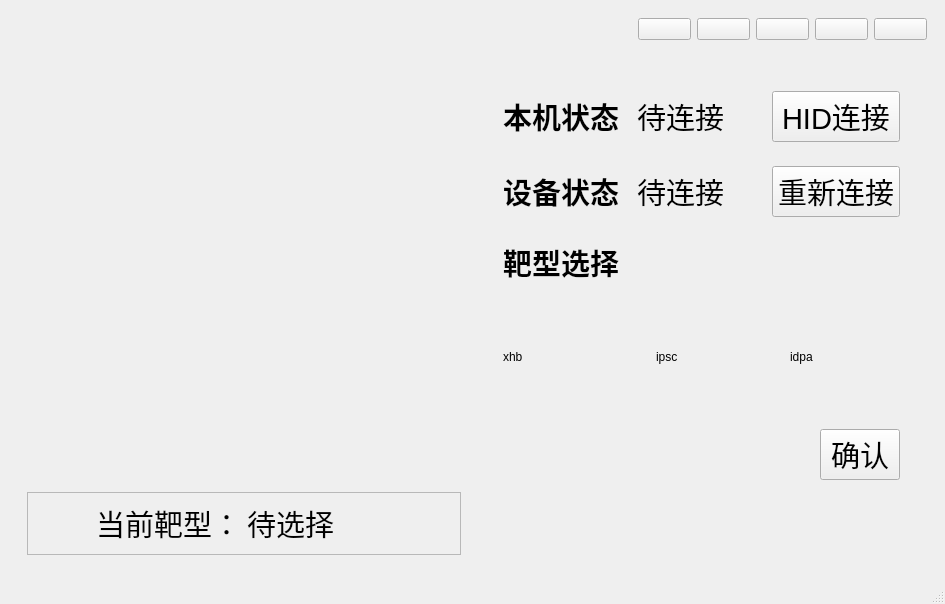
<?xml version="1.0" encoding="UTF-8"?>
<ui version="4.0">
 <class>VideoTargetReporting</class>
 <widget class="QMainWindow" name="VideoTargetReporting">
  <property name="geometry">
   <rect>
    <x>0</x>
    <y>0</y>
    <width>945</width>
    <height>604</height>
   </rect>
  </property>
  <property name="windowTitle">
   <string>VideoTargetReporting</string>
  </property>
  <widget class="QWidget" name="centralwidget">
   <layout class="QVBoxLayout" name="verticalLayout" stretch="5,95">
    <item>
     <widget class="QWidget" name="widgetTools" native="true">
      <layout class="QHBoxLayout" name="horizontalLayout_2" stretch="70,6,6,6,6,6">
       <item>
        <spacer name="horizontalSpacer">
         <property name="orientation">
          <enum>Qt::Orientation::Horizontal</enum>
         </property>
         <property name="sizeHint" stdset="0">
          <size>
           <width>40</width>
           <height>20</height>
          </size>
         </property>
        </spacer>
       </item>
       <item>
        <widget class="QPushButton" name="pushButton_back">
         <property name="text">
          <string/>
         </property>
         <property name="icon">
          <iconset theme="QIcon::ThemeIcon::EditUndo"/>
         </property>
        </widget>
       </item>
       <item>
        <widget class="QPushButton" name="pushButton_history">
         <property name="text">
          <string/>
         </property>
         <property name="icon">
          <iconset theme="QIcon::ThemeIcon::DocumentOpenRecent"/>
         </property>
        </widget>
       </item>
       <item>
        <widget class="QPushButton" name="pushButton_settings">
         <property name="text">
          <string/>
         </property>
        </widget>
       </item>
       <item>
        <widget class="QPushButton" name="pushButton_minimize">
         <property name="text">
          <string/>
         </property>
         <property name="icon">
          <iconset theme="QIcon::ThemeIcon::ListRemove"/>
         </property>
        </widget>
       </item>
       <item>
        <widget class="QPushButton" name="pushButton_exit">
         <property name="text">
          <string/>
         </property>
         <property name="icon">
          <iconset theme="QIcon::ThemeIcon::ApplicationExit"/>
         </property>
        </widget>
       </item>
      </layout>
     </widget>
    </item>
    <item>
     <widget class="QWidget" name="widgetMain" native="true">
      <property name="cursor">
       <cursorShape>ArrowCursor</cursorShape>
      </property>
      <layout class="QHBoxLayout" name="horizontalLayout" stretch="1,1">
       <property name="sizeConstraint">
        <enum>QLayout::SizeConstraint::SetDefaultConstraint</enum>
       </property>
       <item>
        <widget class="QWidget" name="leftPanel" native="true">
         <layout class="QVBoxLayout" name="verticalLayout_2" stretch="9,1">
          <item>
           <widget class="QStackedWidget" name="stackedWidget_target">
            <property name="currentIndex">
             <number>0</number>
            </property>
            <widget class="QWidget" name="pageChestRingTarget">
             <layout class="QVBoxLayout" name="verticalLayout_9">
              <item>
               <widget class="QWidget" name="targetContainer" native="true">
                <property name="sizePolicy">
                 <sizepolicy hsizetype="Expanding" vsizetype="Expanding">
                  <horstretch>0</horstretch>
                  <verstretch>0</verstretch>
                 </sizepolicy>
                </property>
                <widget class="QLabel" name="label_xhb">
                 <property name="geometry">
                  <rect>
                   <x>20</x>
                   <y>30</y>
                   <width>381</width>
                   <height>351</height>
                  </rect>
                 </property>
                 <property name="text">
                  <string/>
                 </property>
                 <property name="pixmap">
                  <pixmap resource="resources.qrc">:/new/prefix1/images/chest_ring_target.jpg</pixmap>
                 </property>
                 <property name="scaledContents">
                  <bool>true</bool>
                 </property>
                </widget>
                <widget class="HoleOverlay" name="widget_xhbHole" native="true">
                 <property name="geometry">
                  <rect>
                   <x>20</x>
                   <y>30</y>
                   <width>381</width>
                   <height>351</height>
                  </rect>
                 </property>
                </widget>
               </widget>
              </item>
             </layout>
            </widget>
            <widget class="QWidget" name="pageIDPA">
             <widget class="QLabel" name="label_idpa">
              <property name="geometry">
               <rect>
                <x>90</x>
                <y>0</y>
                <width>251</width>
                <height>411</height>
               </rect>
              </property>
              <property name="text">
               <string/>
              </property>
              <property name="pixmap">
               <pixmap resource="resources.qrc">:/new/prefix1/images/IDPA.png</pixmap>
              </property>
              <property name="scaledContents">
               <bool>true</bool>
              </property>
             </widget>
             <widget class="HoleOverlay" name="widget_idpaHole" native="true">
              <property name="geometry">
               <rect>
                <x>90</x>
                <y>0</y>
                <width>251</width>
                <height>411</height>
               </rect>
              </property>
             </widget>
            </widget>
            <widget class="QWidget" name="pageIPSC">
             <widget class="QLabel" name="label_ipsc">
              <property name="geometry">
               <rect>
                <x>50</x>
                <y>0</y>
                <width>321</width>
                <height>411</height>
               </rect>
              </property>
              <property name="text">
               <string/>
              </property>
              <property name="pixmap">
               <pixmap resource="resources.qrc">:/new/prefix1/images/IPSC.png</pixmap>
              </property>
              <property name="scaledContents">
               <bool>true</bool>
              </property>
             </widget>
             <widget class="HoleOverlay" name="widget_ipscHole" native="true">
              <property name="geometry">
               <rect>
                <x>50</x>
                <y>0</y>
                <width>321</width>
                <height>411</height>
               </rect>
              </property>
             </widget>
            </widget>
           </widget>
          </item>
          <item>
           <widget class="QFrame" name="frame_connectionState">
            <property name="frameShape">
             <enum>QFrame::Shape::StyledPanel</enum>
            </property>
            <property name="frameShadow">
             <enum>QFrame::Shadow::Raised</enum>
            </property>
            <layout class="QHBoxLayout" name="horizontalLayout_11" stretch="1,1">
             <item>
              <widget class="QLabel" name="label_currentTarget">
               <property name="font">
                <font>
                 <pointsize>22</pointsize>
                </font>
               </property>
               <property name="text">
                <string>当前靶型：</string>
               </property>
               <property name="alignment">
                <set>Qt::AlignmentFlag::AlignRight|Qt::AlignmentFlag::AlignTrailing|Qt::AlignmentFlag::AlignVCenter</set>
               </property>
              </widget>
             </item>
             <item>
              <widget class="QLabel" name="label_connectionState">
               <property name="font">
                <font>
                 <pointsize>22</pointsize>
                </font>
               </property>
               <property name="text">
                <string>待选择</string>
               </property>
              </widget>
             </item>
            </layout>
           </widget>
          </item>
         </layout>
        </widget>
       </item>
       <item>
        <widget class="QWidget" name="rightPanel" native="true">
         <layout class="QVBoxLayout" name="verticalLayout_3">
          <item>
           <widget class="QStackedWidget" name="stackedWidget_right">
            <property name="currentIndex">
             <number>2</number>
            </property>
            <widget class="QWidget" name="pageScoreDisplay">
             <layout class="QVBoxLayout" name="verticalLayout_4">
              <item>
               <widget class="QWidget" name="widget" native="true">
                <layout class="QHBoxLayout" name="horizontalLayout_4" stretch="1,2">
                 <item>
                  <widget class="QLabel" name="label_currentstate">
                   <property name="font">
                    <font>
                     <pointsize>22</pointsize>
                    </font>
                   </property>
                   <property name="text">
                    <string>当前状态：</string>
                   </property>
                  </widget>
                 </item>
                 <item>
                  <widget class="QLabel" name="label_currentState">
                   <property name="font">
                    <font>
                     <pointsize>22</pointsize>
                    </font>
                   </property>
                   <property name="text">
                    <string>待开始</string>
                   </property>
                  </widget>
                 </item>
                </layout>
               </widget>
              </item>
              <item>
               <widget class="QWidget" name="widget_2" native="true">
                <layout class="QHBoxLayout" name="horizontalLayout_3" stretch="8,2">
                 <item>
                  <widget class="QTableWidget" name="tableWidget"/>
                 </item>
                 <item>
                  <widget class="QWidget" name="widget_3" native="true">
                   <layout class="QVBoxLayout" name="verticalLayout_5">
                    <item>
                     <widget class="QPushButton" name="pushButton_start">
                      <property name="font">
                       <font>
                        <pointsize>22</pointsize>
                       </font>
                      </property>
                      <property name="text">
                       <string>开始</string>
                      </property>
                     </widget>
                    </item>
                    <item>
                     <widget class="QPushButton" name="pushButton_pause">
                      <property name="font">
                       <font>
                        <pointsize>22</pointsize>
                       </font>
                      </property>
                      <property name="text">
                       <string>暂停</string>
                      </property>
                     </widget>
                    </item>
                    <item>
                     <widget class="QPushButton" name="pushButton_end">
                      <property name="font">
                       <font>
                        <pointsize>22</pointsize>
                       </font>
                      </property>
                      <property name="text">
                       <string>结束</string>
                      </property>
                     </widget>
                    </item>
                    <item>
                     <widget class="QPushButton" name="pushButton_reset">
                      <property name="font">
                       <font>
                        <pointsize>22</pointsize>
                       </font>
                      </property>
                      <property name="text">
                       <string>重置</string>
                      </property>
                     </widget>
                    </item>
                    <item>
                     <widget class="QPushButton" name="pushButton_saveRecord">
                      <property name="font">
                       <font>
                        <pointsize>22</pointsize>
                       </font>
                      </property>
                      <property name="text">
                       <string>保存</string>
                      </property>
                     </widget>
                    </item>
                    <item>
                     <widget class="QTextEdit" name="textEdit_HID"/>
                    </item>
                   </layout>
                  </widget>
                 </item>
                </layout>
               </widget>
              </item>
             </layout>
            </widget>
            <widget class="QWidget" name="pageScoreHistory">
             <layout class="QHBoxLayout" name="horizontalLayout_5" stretch="4,6">
              <item>
               <widget class="QWidget" name="widget_historyList" native="true">
                <layout class="QVBoxLayout" name="verticalLayout_6">
                 <item>
                  <widget class="QListWidget" name="listWidget_historyTitles"/>
                 </item>
                 <item>
                  <widget class="QPushButton" name="pushButton_deleteRecord">
                   <property name="text">
                    <string/>
                   </property>
                  </widget>
                 </item>
                </layout>
               </widget>
              </item>
              <item>
               <widget class="QWidget" name="widget_historyDetail" native="true">
                <layout class="QVBoxLayout" name="verticalLayout_7">
                 <item>
                  <widget class="QLabel" name="label_historyDetailTitle">
                   <property name="font">
                    <font>
                     <pointsize>22</pointsize>
                    </font>
                   </property>
                   <property name="text">
                    <string/>
                   </property>
                  </widget>
                 </item>
                 <item>
                  <widget class="QTableWidget" name="tableWidget_historyDetail"/>
                 </item>
                </layout>
               </widget>
              </item>
             </layout>
            </widget>
            <widget class="QWidget" name="pageSettings">
             <layout class="QVBoxLayout" name="verticalLayout_8" stretch="1,1,1,4,1,2">
              <item>
               <widget class="QWidget" name="widget_6" native="true">
                <layout class="QHBoxLayout" name="horizontalLayout_8" stretch="1,1,1">
                 <item>
                  <widget class="QLabel" name="label_3">
                   <property name="font">
                    <font>
                     <pointsize>22</pointsize>
                     <bold>true</bold>
                    </font>
                   </property>
                   <property name="text">
                    <string>本机状态</string>
                   </property>
                  </widget>
                 </item>
                 <item>
                  <widget class="QLabel" name="label_HID">
                   <property name="font">
                    <font>
                     <pointsize>22</pointsize>
                    </font>
                   </property>
                   <property name="text">
                    <string>待连接</string>
                   </property>
                  </widget>
                 </item>
                 <item>
                  <widget class="QPushButton" name="pushButton_HID">
                   <property name="font">
                    <font>
                     <pointsize>22</pointsize>
                    </font>
                   </property>
                   <property name="text">
                    <string>HID连接</string>
                   </property>
                  </widget>
                 </item>
                </layout>
               </widget>
              </item>
              <item>
               <widget class="QWidget" name="widget_7" native="true">
                <layout class="QHBoxLayout" name="horizontalLayout_9" stretch="1,1,1">
                 <item>
                  <widget class="QLabel" name="label_5">
                   <property name="font">
                    <font>
                     <pointsize>22</pointsize>
                     <bold>true</bold>
                    </font>
                   </property>
                   <property name="text">
                    <string>设备状态</string>
                   </property>
                  </widget>
                 </item>
                 <item>
                  <widget class="QLabel" name="label_connect">
                   <property name="font">
                    <font>
                     <pointsize>22</pointsize>
                    </font>
                   </property>
                   <property name="text">
                    <string>待连接</string>
                   </property>
                  </widget>
                 </item>
                 <item>
                  <widget class="QPushButton" name="pushButton_reconnection">
                   <property name="font">
                    <font>
                     <pointsize>22</pointsize>
                    </font>
                   </property>
                   <property name="text">
                    <string>重新连接</string>
                   </property>
                  </widget>
                 </item>
                </layout>
               </widget>
              </item>
              <item>
               <widget class="QWidget" name="widget_8" native="true">
                <layout class="QHBoxLayout" name="horizontalLayout_10" stretch="1,2">
                 <item>
                  <widget class="QLabel" name="label_7">
                   <property name="font">
                    <font>
                     <pointsize>22</pointsize>
                     <bold>true</bold>
                    </font>
                   </property>
                   <property name="text">
                    <string>靶型选择</string>
                   </property>
                  </widget>
                 </item>
                 <item>
                  <spacer name="horizontalSpacer_2">
                   <property name="orientation">
                    <enum>Qt::Orientation::Horizontal</enum>
                   </property>
                   <property name="sizeHint" stdset="0">
                    <size>
                     <width>210</width>
                     <height>20</height>
                    </size>
                   </property>
                  </spacer>
                 </item>
                </layout>
               </widget>
              </item>
              <item>
               <widget class="QWidget" name="widget_9" native="true">
                <layout class="QHBoxLayout" name="horizontalLayout_7" stretch="0,6,0,5,0,4">
                 <item>
                  <widget class="QLabel" name="label_xhbSelected">
                   <property name="text">
                    <string>xhb</string>
                   </property>
                  </widget>
                 </item>
                 <item>
                  <widget class="QLabel" name="label_xhbDisplay">
                   <property name="sizePolicy">
                    <sizepolicy hsizetype="Ignored" vsizetype="Ignored">
                     <horstretch>0</horstretch>
                     <verstretch>0</verstretch>
                    </sizepolicy>
                   </property>
                   <property name="text">
                    <string/>
                   </property>
                   <property name="pixmap">
                    <pixmap resource="resources.qrc">:/new/prefix1/images/chest_ring_target.jpg</pixmap>
                   </property>
                   <property name="scaledContents">
                    <bool>true</bool>
                   </property>
                   <property name="wordWrap">
                    <bool>false</bool>
                   </property>
                   <property name="openExternalLinks">
                    <bool>false</bool>
                   </property>
                  </widget>
                 </item>
                 <item>
                  <widget class="QLabel" name="label_ipscSelected">
                   <property name="text">
                    <string>ipsc</string>
                   </property>
                  </widget>
                 </item>
                 <item>
                  <widget class="QLabel" name="label_ipscDiaplay">
                   <property name="sizePolicy">
                    <sizepolicy hsizetype="Ignored" vsizetype="Ignored">
                     <horstretch>0</horstretch>
                     <verstretch>0</verstretch>
                    </sizepolicy>
                   </property>
                   <property name="text">
                    <string/>
                   </property>
                   <property name="pixmap">
                    <pixmap resource="resources.qrc">:/new/prefix1/images/IPSC.png</pixmap>
                   </property>
                   <property name="scaledContents">
                    <bool>true</bool>
                   </property>
                   <property name="wordWrap">
                    <bool>false</bool>
                   </property>
                  </widget>
                 </item>
                 <item>
                  <widget class="QLabel" name="label_idpaSelected">
                   <property name="text">
                    <string>idpa</string>
                   </property>
                  </widget>
                 </item>
                 <item>
                  <widget class="QLabel" name="label_idpaDiaplay">
                   <property name="sizePolicy">
                    <sizepolicy hsizetype="Ignored" vsizetype="Ignored">
                     <horstretch>0</horstretch>
                     <verstretch>0</verstretch>
                    </sizepolicy>
                   </property>
                   <property name="text">
                    <string/>
                   </property>
                   <property name="pixmap">
                    <pixmap resource="resources.qrc">:/new/prefix1/images/IDPA.png</pixmap>
                   </property>
                   <property name="scaledContents">
                    <bool>true</bool>
                   </property>
                  </widget>
                 </item>
                </layout>
               </widget>
              </item>
              <item>
               <widget class="QWidget" name="widget_10" native="true">
                <layout class="QHBoxLayout" name="horizontalLayout_6" stretch="9,1">
                 <item>
                  <spacer name="horizontalSpacer_3">
                   <property name="orientation">
                    <enum>Qt::Orientation::Horizontal</enum>
                   </property>
                   <property name="sizeHint" stdset="0">
                    <size>
                     <width>241</width>
                     <height>20</height>
                    </size>
                   </property>
                  </spacer>
                 </item>
                 <item>
                  <widget class="QPushButton" name="pushButton_9">
                   <property name="font">
                    <font>
                     <pointsize>22</pointsize>
                    </font>
                   </property>
                   <property name="text">
                    <string>确认</string>
                   </property>
                  </widget>
                 </item>
                </layout>
               </widget>
              </item>
              <item>
               <spacer name="verticalSpacer">
                <property name="orientation">
                 <enum>Qt::Orientation::Vertical</enum>
                </property>
                <property name="sizeHint" stdset="0">
                 <size>
                  <width>20</width>
                  <height>40</height>
                 </size>
                </property>
               </spacer>
              </item>
             </layout>
            </widget>
           </widget>
          </item>
         </layout>
        </widget>
       </item>
      </layout>
     </widget>
    </item>
   </layout>
  </widget>
  <widget class="QStatusBar" name="statusbar"/>
 </widget>
 <customwidgets>
  <customwidget>
   <class>HoleOverlay</class>
   <extends>QWidget</extends>
   <header>HoleOverlay.h</header>
   <container>1</container>
  </customwidget>
 </customwidgets>
 <resources>
  <include location="resources.qrc"/>
 </resources>
 <connections/>
</ui>
